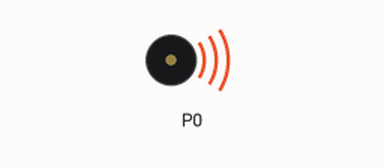
Recording of a program running on a simulated BBC micro:bit running MicroPython. Shown: buzzer (waves = sounding). At 12.8 s the program stops and its outputs stay as they are.

Above: at 0.24 s.
At 6.3 s:
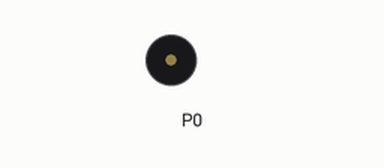
Timing chart, 0 to 7.8 s (numbered marks = the images above):
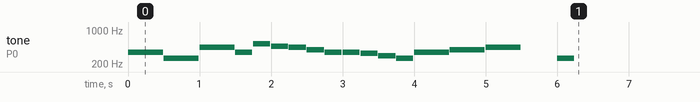

The program:

tarea6b.py
```python
# Imports go at the top
from microbit import *

import music

Himno_de_España = ["f4:4", "c4:4", "a4:4", "f4:2", "c5:2", "bb4:2", "a4:2", "g4:2", "f4:2", "f4:2", "e4:2", "d4:2", "c4:2", "f4:4", "g4:4", "a4:4", "", "c4:2", "", "", "", "", "", "", "", "", "", "", "", "", "", "", "", "", "", "", "", "", "", "", "", "", "", ""]

music.play(Himno_de_España)
```

Measured:
- by itself, tone on P0: plays 349 Hz for 0.49 s, 262 Hz for 0.49 s, 440 Hz for 0.49 s, 349 Hz for 0.24 s, 523 Hz for 0.24 s, 466 Hz for 0.24 s … (17 notes in this stretch)
